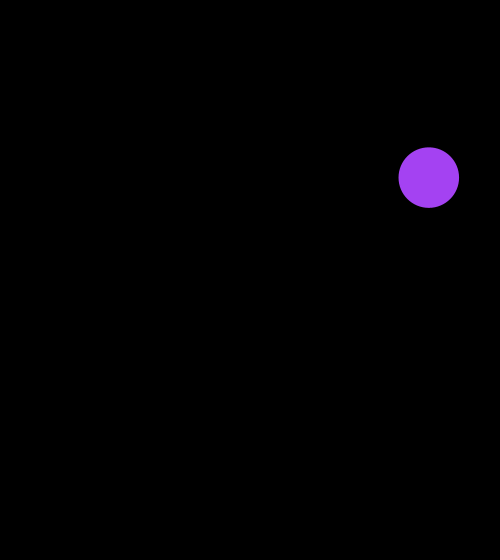
Frame 1 (no input)
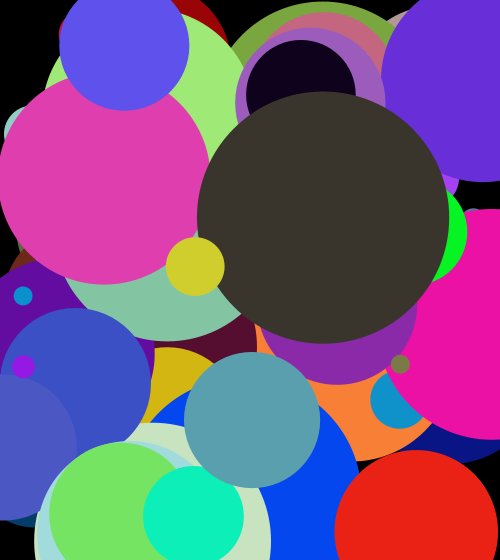
Frame 60 (the mouse pressed at the canvas centre just before this capture)
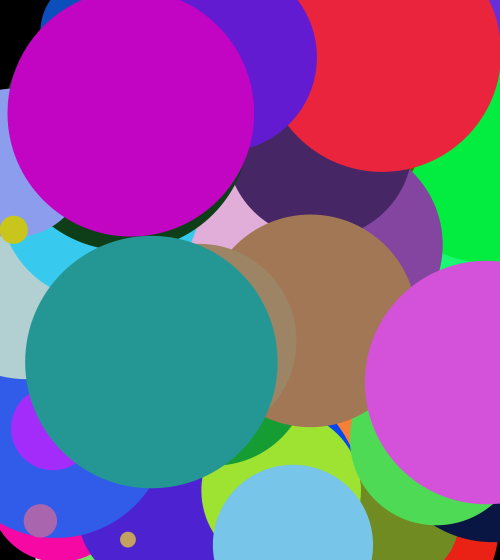
Frame 120 (the mouse held since frame 60 and released just before this capture)

The Processing sketch that drew these frames (run headless with seeded random() and noise(); from frame 60 on, the mouse is pressed at the canvas centre):

// Processing sketch: Ej__random
// ── Ej__random.pde
float r;
float g;
float b;
float diam;
float x;
float y;
void setup() {
  size(500, 560);
  background(0);
  smooth ();
}
void draw (){
  r=random(255);
  g=random(255);
  b=random(255);
  diam=random(255);
  x=random(width);
  y=random(height);
  noStroke();
  fill(r, g, b);
  ellipse(x, y, diam, diam);
}
